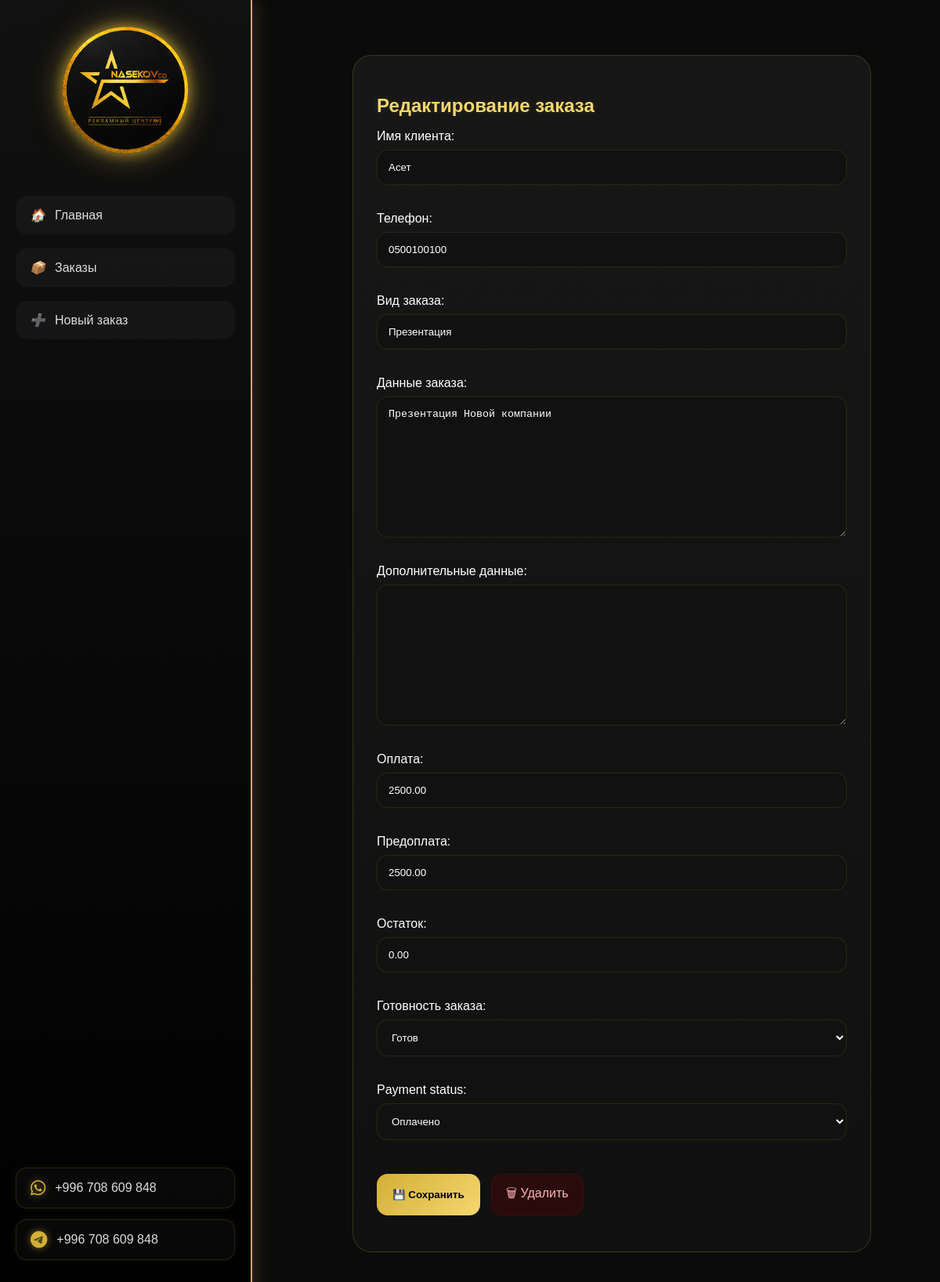
Screenshot of /orders/2/edit/ with the database file from the repository.
### base/models.py (models this page shows, shortened)
class Order(models.Model):
    STATUS_CHOICES = [
        ('new', 'Новый'),
        ('progress', 'В работе'),
        ('ready', 'Готов'),
        ('done', 'Выдан'),
        ('cancel', 'Отменено'),
    ]
    PAYMENT_STATUS = [
        ('unpaid', 'Не оплачено'),
        ('partial', 'Частично'),
        ('paid', 'Оплачено'),
    ]
    client_name = models.CharField(
        max_length=255,
        verbose_name='Имя клиента'
    )
    phone = models.CharField(
        max_length=20,
        blank=True,
        verbose_name='Телефон'
    )
    created_at = models.DateTimeField(
        auto_now_add=True,
        verbose_name='Дата'
    )
    order_type = models.CharField(
        max_length=255,
        verbose_name='Вид заказа'
    )
    order_details = models.TextField(
        verbose_name='Данные заказа'
    )
    extra_info = models.TextField(
        blank=True,
        verbose_name='Дополнительные данные'
    )
    total_price = models.DecimalField(
        max_digits=10,
        decimal_places=2,
        default=0,
        verbose_name='Оплата'
    )
    prepayment = models.DecimalField(
        max_digits=10,
        decimal_places=2,
        default=0,
        verbose_name='Предоплата'
    )
    remaining = models.DecimalField(
        max_digits=10,
        decimal_places=2,
        default=0,
        verbose_name='Остаток'
    )
    status = models.CharField(
        max_length=20,
        choices=STATUS_CHOICES,
        default='new',
        verbose_name='Готовность заказа'
    )
    payment_status = models.CharField(
        max_length=20,
        choices=PAYMENT_STATUS,
        default='unpaid'
    )

### base/views.py (the view)
# urls.py: path('orders/<int:pk>/edit/',views.order_edit,name='order_edit'),
def order_edit(request, pk):
    order = get_object_or_404(Order, pk=pk)
    form = OrderForm(
        request.POST or None,
        instance=order
    )
    if form.is_valid():
        form.save()
        return redirect('base:orders')
    return render(request, 'order_form.html', {
        'form': form,
        'order': order
    })

### base/forms.py
class OrderForm(forms.ModelForm):
    class Meta:
        model = Order
        fields = '__all__'

### templates/order_form.html (shortened to what this page needs)
{% load static %}
<html lang="en">
<head>
</head>
<body>
<div class="sidebar" id="sidebar">
    <a href="http://127.0.0.1:8000/admin" class="logo">
        <img src="{% static 'logo.png' %}" alt="Logo">
    </a>
    <ul class="menu">
        <li><a href="{% url 'base:home' %}"><i>🏠</i> Главная</a></li>
        <li><a href="{% url 'base:orders' %}"><i>📦</i> Заказы</a></li>
        <li><a href="{% url 'base:order_create' %}"><i>➕</i> Новый заказ</a></li>
    </ul>
<link rel="stylesheet"
href="https://cdnjs.cloudflare.com/ajax/libs/font-awesome/6.5.1/css/all.min.css">
<div class="sidebar-socials">
    <a href="https://wa.me/996708609848"
       target="_blank"
       class="social">
        <i class="fa-brands fa-whatsapp"></i>
        +996 708 609 848
    </a>
    <a href="https://t.me/+996708609848"
       target="_blank"
       class="social">
        <i class="fa-brands fa-telegram"></i>
        +996 708 609 848
    </a>
</div>
</div>
<div class="content">
<div class="form-card">
    {% if order %}
        <h2>Редактирование заказа</h2>
    {% else %}
        <h2>Создание заказа</h2>
    {% endif %}
    <form method="post">
        {{ form.as_p }}
        <div class="form-actions">
            <button type="submit" class="btn save">
                💾 Сохранить
            </button>
            {% if order %}
                <a href="{% url 'base:order_delete' order.id %}"
                   class="btn delete">
                    🗑 Удалить
                </a>
            {% endif %}
        </div>
    </form>
</div>
</div>
</body>
</html>

### templates/order_form.html (style rules this page uses)
:root { --bg:#0a0a0a; --card:#171717; --gold:#d4af37; --gold-light:#f5d76e; --text:#ffffff; --gray:#9ca3af; }
body { margin:0; background:#0b0b0b; font-family:Arial, sans-serif; overflow-x:hidden; }
.form-card { background:linear-gradient(180deg,#171717,#101010); border:1px solid rgba(212,175,55,0.2); padding:30px; border-radius:24px; color:white; width:600px; }
.form-actions { display:flex; gap:14px; margin-top:25px; }
.form-card input, .form-card select, .form-card textarea { width:100%; padding:12px; margin-bottom:15px; border-radius:12px; border:1px solid rgba(212,175,55,0.2); background:#111; color:white; }
.form-card button { background:linear-gradient(135deg,#d4af37,#f5d76e); border:none; padding:12px 20px; border-radius:12px; cursor:pointer; font-weight:bold; }
.sidebar { width:280px; height:100vh; background:linear-gradient( 180deg, #111, #000 ); border-right:2px solid #d4af37; position:fixed; left:0; top:0; padding:30px 20px; box-shadow: 0 0 25px rgba(212,175,55,0.25); transform:translateX(-100%); animation:showSidebar 1s ease forwards; }
.menu { list-style:none; padding:0; }
.menu li { margin:18px 0; }
.menu a { color:#ddd; text-decoration:none; display:flex; align-items:center; gap:12px; padding:15px 18px; border-radius:14px; transition:0.3s; background:rgba(255,255,255,0.03); }
.logo { display:flex; justify-content:center; align-items:center; margin-bottom:50px; }
.logo img { width:170px; object-fit:contain; filter: drop-shadow(0 0 8px rgba(212,175,55,0.7)) drop-shadow(0 0 18px rgba(212,175,55,0.5)); transition:0.4s; }
.content { position:absolute; overflow-y: auto; left:420px; top:40px; height:100vh; width:1000px; padding:30px; padding-right:80px; }
.btn.save { background:linear-gradient( 135deg, #d4af37, #f5d76e ); color:black; border:none; padding:12px 20px; border-radius:14px; font-weight:bold; cursor:pointer; transition:0.3s; }
.btn.delete { background:#2a0b0b; color:#ffb4b4; text-decoration:none; padding:12px 18px; border-radius:14px; border:1px solid rgba(255,0,0,0.12); display:flex; align-items:center; justify-content:center; transition:0.3s; }
.form-card h2 { color:var(--gold-light); margin-bottom:12px; text-shadow: 0 0 10px rgba(212,175,55,0.15); }
.sidebar-socials { position:absolute; bottom:80px; left:20px; right:20px; display:flex; flex-direction:column; gap:14px; }
.social { display:flex; align-items:center; gap:12px; text-decoration:none; color:#ddd; padding:14px 18px; border-radius:14px; background:rgba(255,255,255,0.03); transition:0.3s; border:1px solid rgba(212,175,55,0.15); box-shadow: 0 0 10px rgba(212,175,55,0.08); }
.social i { font-size:22px; color:#d4af37; text-shadow: 0 0 10px rgba(212,175,55,0.6); }
.form-card input, .form-card textarea, .form-card select { width:100%; padding:14px; margin-top:8px; margin-bottom:18px; border-radius:14px; border:1px solid rgba(212,175,55,0.12); background:#111; color:white; transition:0.35s; box-shadow: 0 0 10px rgba(212,175,55,0.03); }

### rows the page displays
Order: client_name "Асет", phone "0500100100", order_type "Презентация", order_details "Презентация Новой компании", total_price "2500.00", prepayment "2500.00", remaining "0.00", status "Готов", payment_status "Оплачено"
